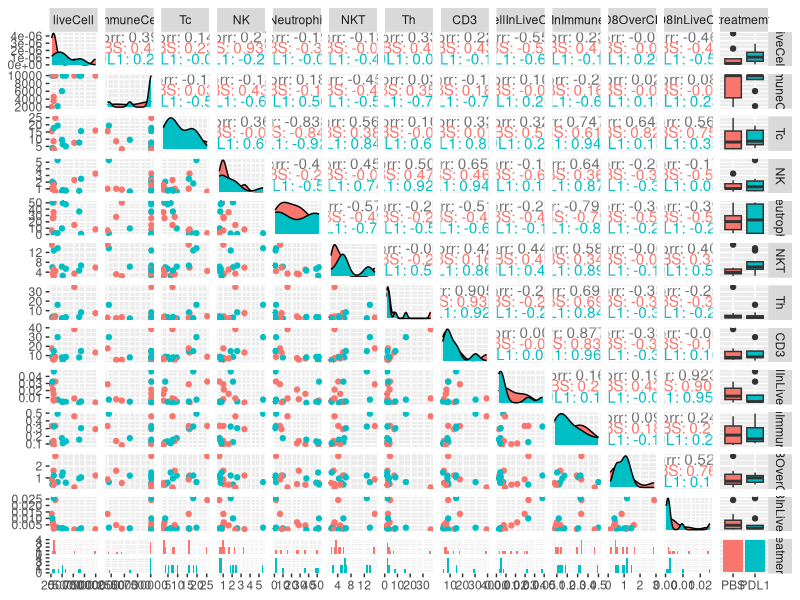

Here is the R script that generated this plot:
##讀取流式細胞儀檔案
flow<-read.csv(file = "flow_1.csv", header = TRUE, sep = ",")
flowdata<-flow[,-1]

#製作圖二
library(GGally)
pm<-ggpairs(flowdata,mapping = aes(color = flowdata$treatmemt))
pm

#依照施打藥物拆開
library(tidyverse)
PBS_flow<-filter(flowdata,flow$treatmemt=="PBS")
PDL1_flow<-filter(flowdata,flow$treatmemt=="PDL1")
#######計算細胞平均數#######
ncols <- length(PDL1_flow)
column_means <- vector(mode = "numeric", length = ncols)
for (i in 1:ncols) {   
  column_means[i] <- mean(PDL1_flow[[i]])
}
names(column_means) <- names(PDL1_flow)
c<-column_means
#
ncols <- length(PBS_flow)
column_means <- vector(mode = "numeric", length = ncols)
for (i in 1:ncols) {   
  column_means[i] <- mean(PBS_flow[[i]])
}
names(column_means) <- names(PBS_flow)
column_means
##########################
#各項數值的wilcoxon test
wilcox.test(PBS_flow$Tc,PDL1_flow$Tc, paired =  FALSE)
wilcox.test(PBS_flow$NK,PDL1_flow$NK,paired = FALSE)
wilcox.test(PBS_flow$Neutrophil,PDL1_flow$Neutrophil, paired =  FALSE)
wilcox.test(PBS_flow$NKT,PDL1_flow$NKT, paired =  FALSE)
wilcox.test(PBS_flow$Th,PDL1_flow$Th, paired =  FALSE)
wilcox.test(PBS_flow$CD3,PDL1_flow$CD3, paired =  FALSE)
wilcox.test(PBS_flow$TcellInLiveCell,PDL1_flow$TcellInLiveCell, paired =  FALSE)
wilcox.test(PBS_flow$TcellInImmuneCell,PDL1_flow$TcellInImmuneCell, paired =  FALSE)
wilcox.test(PBS_flow$CD8OverCD3,PDL1_flow$CD8OverCD3, paired =  FALSE)
wilcox.test(PBS_flow$CD8InLiveCell,PDL1_flow$CD8InLiveCell, paired =  FALSE)
wilcox.test(PBS_flow$CD8InLiveCell,PDL1_flow$CD8InLiveCell, paired =  FALSE)
wilcox.test(PBS_flow$Neutrophil/(PBS_flow$Tc+PBS_flow$Th+PBS_flow$NKT),PDL1_flow$Neutrophil/((PDL1_flow$Tc+PDL1_flow$Th+PDL1_flow$NKT)), paired =  FALSE)
wilcox.test((PBS_flow$NK+PBS_flow$NKT)/PBS_flow$liveCell,(PDL1_flow$NK+PDL1_flow$NKT)/PDL1_flow$liveCell,paired = FALSE)
